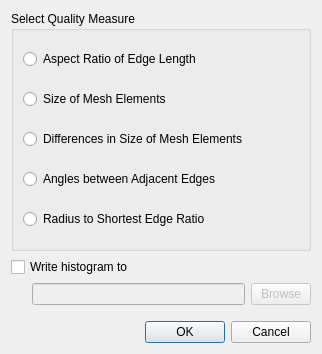
<?xml version="1.0" encoding="UTF-8"?>
<ui version="4.0">
 <class>MeshQualitySelection</class>
 <widget class="QDialog" name="MeshQualitySelection">
  <property name="geometry">
   <rect>
    <x>0</x>
    <y>0</y>
    <width>322</width>
    <height>354</height>
   </rect>
  </property>
  <property name="windowTitle">
   <string>Mesh Quality Selection</string>
  </property>
  <layout class="QGridLayout" name="gridLayout">
   <item row="0" column="0" colspan="3">
    <widget class="QGroupBox" name="groupBox">
     <property name="title">
      <string>Select Quality Measure</string>
     </property>
     <layout class="QVBoxLayout" name="verticalLayout_2">
      <item>
       <widget class="QRadioButton" name="choiceEdges">
        <property name="sizePolicy">
         <sizepolicy hsizetype="Minimum" vsizetype="Fixed">
          <horstretch>0</horstretch>
          <verstretch>0</verstretch>
         </sizepolicy>
        </property>
        <property name="minimumSize">
         <size>
          <width>0</width>
          <height>30</height>
         </size>
        </property>
        <property name="text">
         <string>Aspect Ratio of Edge Length</string>
        </property>
       </widget>
      </item>
      <item>
       <widget class="QRadioButton" name="choiceArea">
        <property name="sizePolicy">
         <sizepolicy hsizetype="Minimum" vsizetype="Fixed">
          <horstretch>0</horstretch>
          <verstretch>0</verstretch>
         </sizepolicy>
        </property>
        <property name="minimumSize">
         <size>
          <width>0</width>
          <height>30</height>
         </size>
        </property>
        <property name="text">
         <string>Size of Mesh Elements</string>
        </property>
       </widget>
      </item>
      <item>
       <widget class="QRadioButton" name="choiceVolume">
        <property name="sizePolicy">
         <sizepolicy hsizetype="Minimum" vsizetype="Fixed">
          <horstretch>0</horstretch>
          <verstretch>0</verstretch>
         </sizepolicy>
        </property>
        <property name="minimumSize">
         <size>
          <width>0</width>
          <height>30</height>
         </size>
        </property>
        <property name="text">
         <string>Differences in Size of Mesh Elements</string>
        </property>
       </widget>
      </item>
      <item>
       <widget class="QRadioButton" name="choiceAngles">
        <property name="sizePolicy">
         <sizepolicy hsizetype="Minimum" vsizetype="Fixed">
          <horstretch>0</horstretch>
          <verstretch>0</verstretch>
         </sizepolicy>
        </property>
        <property name="minimumSize">
         <size>
          <width>0</width>
          <height>30</height>
         </size>
        </property>
        <property name="text">
         <string>Angles between Adjacent Edges</string>
        </property>
       </widget>
      </item>
      <item>
       <widget class="QRadioButton" name="choiceRadius">
        <property name="sizePolicy">
         <sizepolicy hsizetype="Minimum" vsizetype="Fixed">
          <horstretch>0</horstretch>
          <verstretch>0</verstretch>
         </sizepolicy>
        </property>
        <property name="minimumSize">
         <size>
          <width>0</width>
          <height>30</height>
         </size>
        </property>
        <property name="text">
         <string>Radius to Shortest Edge Ratio</string>
        </property>
       </widget>
      </item>
     </layout>
    </widget>
   </item>
   <item row="2" column="0">
    <spacer name="horizontalSpacer">
     <property name="orientation">
      <enum>Qt::Horizontal</enum>
     </property>
     <property name="sizeType">
      <enum>QSizePolicy::Fixed</enum>
     </property>
     <property name="sizeHint" stdset="0">
      <size>
       <width>15</width>
       <height>20</height>
      </size>
     </property>
    </spacer>
   </item>
   <item row="2" column="1">
    <widget class="QLineEdit" name="histogramPathEdit">
     <property name="enabled">
      <bool>false</bool>
     </property>
     <property name="sizePolicy">
      <sizepolicy hsizetype="Expanding" vsizetype="Fixed">
       <horstretch>0</horstretch>
       <verstretch>0</verstretch>
      </sizepolicy>
     </property>
    </widget>
   </item>
   <item row="2" column="2">
    <widget class="QPushButton" name="histogramPathButton">
     <property name="enabled">
      <bool>false</bool>
     </property>
     <property name="sizePolicy">
      <sizepolicy hsizetype="Fixed" vsizetype="Fixed">
       <horstretch>0</horstretch>
       <verstretch>0</verstretch>
      </sizepolicy>
     </property>
     <property name="minimumSize">
      <size>
       <width>60</width>
       <height>0</height>
      </size>
     </property>
     <property name="maximumSize">
      <size>
       <width>60</width>
       <height>16777215</height>
      </size>
     </property>
     <property name="text">
      <string>Browse</string>
     </property>
    </widget>
   </item>
   <item row="1" column="0" colspan="2">
    <widget class="QCheckBox" name="histogramCheckBox">
     <property name="layoutDirection">
      <enum>Qt::LeftToRight</enum>
     </property>
     <property name="text">
      <string>Write histogram to</string>
     </property>
    </widget>
   </item>
   <item row="4" column="1" colspan="2">
    <widget class="QDialogButtonBox" name="buttonBox">
     <property name="orientation">
      <enum>Qt::Horizontal</enum>
     </property>
     <property name="standardButtons">
      <set>QDialogButtonBox::Cancel|QDialogButtonBox::Ok</set>
     </property>
    </widget>
   </item>
   <item row="3" column="1">
    <spacer name="verticalSpacer">
     <property name="orientation">
      <enum>Qt::Vertical</enum>
     </property>
     <property name="sizeType">
      <enum>QSizePolicy::Fixed</enum>
     </property>
     <property name="sizeHint" stdset="0">
      <size>
       <width>20</width>
       <height>10</height>
      </size>
     </property>
    </spacer>
   </item>
  </layout>
 </widget>
 <tabstops>
  <tabstop>choiceEdges</tabstop>
  <tabstop>choiceArea</tabstop>
  <tabstop>choiceVolume</tabstop>
  <tabstop>choiceAngles</tabstop>
  <tabstop>choiceRadius</tabstop>
  <tabstop>histogramCheckBox</tabstop>
  <tabstop>histogramPathEdit</tabstop>
  <tabstop>histogramPathButton</tabstop>
  <tabstop>buttonBox</tabstop>
 </tabstops>
 <resources/>
 <connections>
  <connection>
   <sender>buttonBox</sender>
   <signal>accepted()</signal>
   <receiver>MeshQualitySelection</receiver>
   <slot>accept()</slot>
   <hints>
    <hint type="sourcelabel">
     <x>248</x>
     <y>254</y>
    </hint>
    <hint type="destinationlabel">
     <x>157</x>
     <y>274</y>
    </hint>
   </hints>
  </connection>
  <connection>
   <sender>buttonBox</sender>
   <signal>rejected()</signal>
   <receiver>MeshQualitySelection</receiver>
   <slot>reject()</slot>
   <hints>
    <hint type="sourcelabel">
     <x>316</x>
     <y>260</y>
    </hint>
    <hint type="destinationlabel">
     <x>286</x>
     <y>274</y>
    </hint>
   </hints>
  </connection>
 </connections>
</ui>
